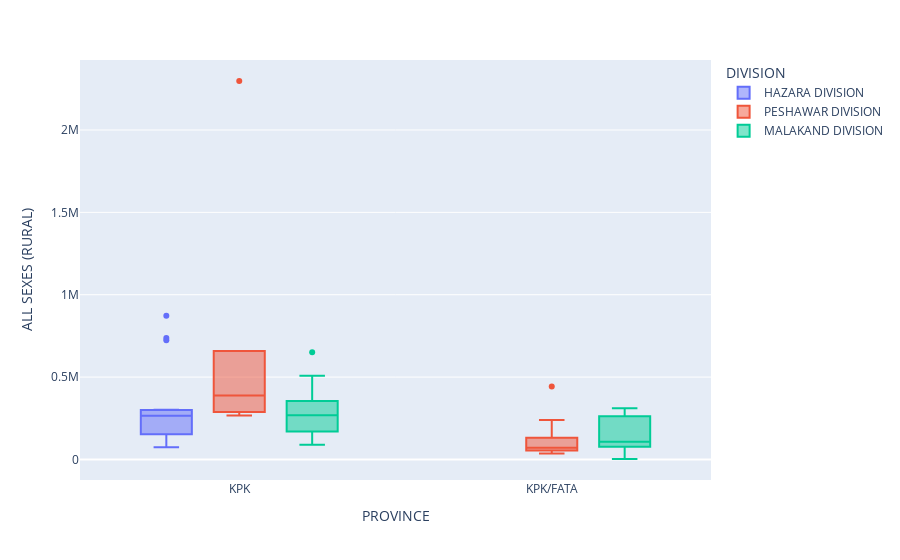

This figure's notebook cell:
### Code cell
px.box(df_box, x= 'PROVINCE', y= 'ALL SEXES (RURAL)' , color = 'DIVISION')

### Figure 1 — Plotly figure (JSON) as saved in the notebook; plotly's stock layout.template omitted (floating-point values rounded to 4 significant figures)
{"data": [{"alignmentgroup": "True", "hovertemplate": "DIVISION=HAZARA DIVISION<br>PROVINCE=%{x}<br>ALL SEXES (RURAL)=%{y}<extra></extra>", "legendgroup": "HAZARA DIVISION", "marker": {"color": "#636efa"}, "name": "HAZARA DIVISION", "notched": false, "offsetgroup": "HAZARA DIVISION", "orientation": "v", "showlegend": true, "type": "box", "x": ["KPK", "KPK", "KPK", "KPK", "KPK", "KPK", "KPK", "KPK", "KPK", "KPK", "KPK", "KPK", "KPK", "KPK", "KPK"], "x0": " ", "xaxis": "x", "y": [737167, 301937, 180502, 296247, 144917, 723498, 273257, 872623, 264964, 96888, 74461, 228350, 77101, 276325, 202935], "y0": " ", "yaxis": "y"}, {"alignmentgroup": "True", "hovertemplate": "DIVISION=PESHAWAR DIVISION<br>PROVINCE=%{x}<br>ALL SEXES (RURAL)=%{y}<extra></extra>", "legendgroup": "PESHAWAR DIVISION", "marker": {"color": "#EF553B"}, "name": "PESHAWAR DIVISION", "notched": false, "offsetgroup": "PESHAWAR DIVISION", "orientation": "v", "showlegend": true, "type": "box", "x": ["KPK", "KPK", "KPK", "KPK", "KPK", "KPK", "KPK/FATA", "KPK/FATA", "KPK/FATA", "KPK/FATA", "KPK/FATA", "KPK/FATA", "KPK/FATA", "KPK/FATA", "KPK/FATA", "KPK/FATA", "KPK/FATA", "KPK/FATA"], "x0": " ", "xaxis": "x", "y": [659042, 288462, 393252, 267642, 383046, 2297375, 64761, 443449, 163829, 239323, 40188, 61951, 78705, 89711, 36569, 98501, 51154, 57754], "y0": " ", "yaxis": "y"}, {"alignmentgroup": "True", "hovertemplate": "DIVISION=MALAKAND DIVISION<br>PROVINCE=%{x}<br>ALL SEXES (RURAL)=%{y}<extra></extra>", "legendgroup": "MALAKAND DIVISION", "marker": {"color": "#00cc96"}, "name": "MALAKAND DIVISION", "notched": false, "offsetgroup": "MALAKAND DIVISION", "orientation": "v", "showlegend": true, "type": "box", "x": ["KPK", "KPK", "KPK", "KPK", "KPK", "KPK", "KPK", "KPK", "KPK", "KPK", "KPK", "KPK", "KPK", "KPK", "KPK", "KPK", "KPK", "KPK", "KPK", "KPK", "KPK", "KPK", "KPK", "KPK", "KPK", "KPK", "KPK/FATA", "KPK/FATA", "KPK/FATA", "KPK/FATA", "KPK/FATA", "KPK/FATA", "KPK/FATA"], "x0": " ", "xaxis": "x", "y": [354809, 269971, 118072, 152608, 228548, 169297, 508361, 105950, 145298, 267947, 89758, 186533, 126001, 302028, 217484, 423052, 317526, 219567, 378004, 480671, 395425, 185121, 322755, 650120, 303644, 346476, 2868, 76493, 246875, 311373, 78494, 267636, 107248], "y0": " ", "yaxis": "y"}], "layout": {"boxmode": "group", "legend": {"title": {"text": "DIVISION"}, "tracegroupgap": 0}, "margin": {"t": 60}, "xaxis": {"anchor": "y", "domain": [0, 1], "title": {"text": "PROVINCE"}}, "yaxis": {"anchor": "x", "domain": [0, 1], "title": {"text": "ALL SEXES (RURAL)"}}}}
